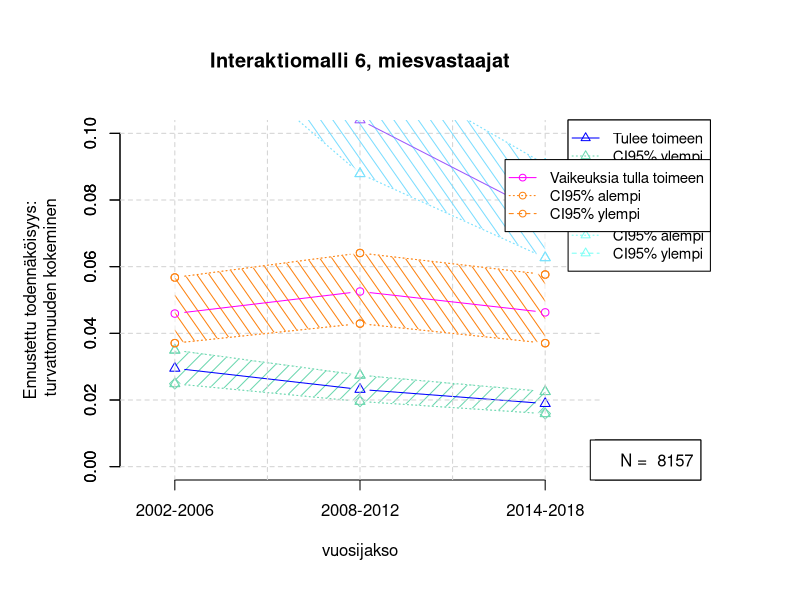
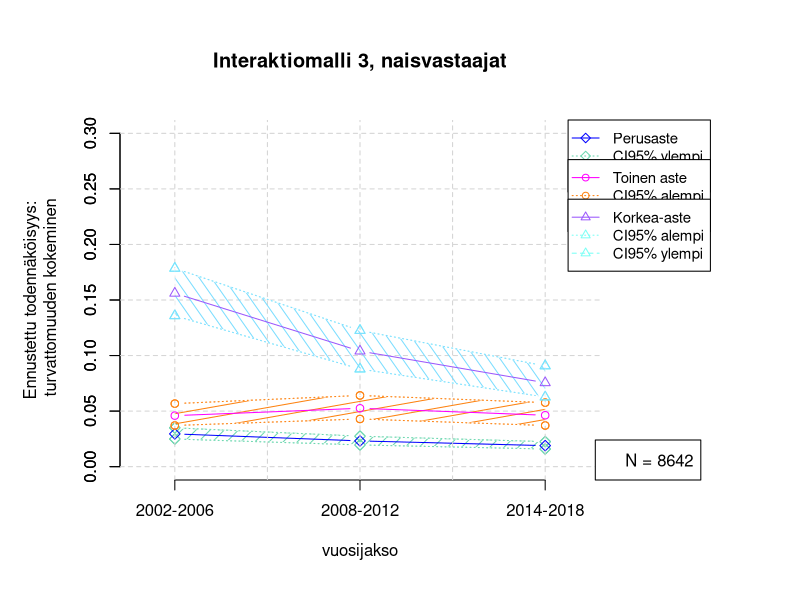

Write the R code that produced these figures, in order.



#Vuosimuuttujan muodostaminen:

x <- c(1,2,3)
levels(x) <- c("2002-2006", "2008-2012", "2014-2018")


#Ennustettujen todennäköisyyksien syöttäminen:

#interaktiomalli 1, naiset:

int1nperusmeans <- c(.22783, .22721,.21209)
int1nperuslowers <- c(.21861,.21715,.20038)
int1nperusuppers <- c( .23732,.23759,.22430)

int1ntokameans <- c(.16823,.14673,.14142)
int1ntokalowers <- c(.15955,.13974,.13464)
int1ntokauppers <- c(.17727,.15401,.14848)

int1nkorkmeans<- c(.15211,.10602,.07368)
int1nkorklowers<- c(.14348,.09831,.06740)
int1nkorkuppers <- c(.16116,.11425,.08050)

#interaktiomalli 3, naiset

int3nperusmeans <- c( .23597,.24307,.21147  )
int3nperuslowers <- c( .20930,.21617,.18368 )
int3nperusuppers <- c(  .26467, .27195,.24197 )

int3ntokameans <- c( .16309,.14538,.13910 )
int3ntokalowers <- c( .14219, .12753,.12173 )
int3ntokauppers <- c( .18620,.16511,.15835 )

int3nkorkmeans<- c(.15607,.10403, .07554  )
int3nkorklowers<- c( .13582, .08789,.06268 )
int3nkorkuppers <- c( .17853,.12260,.09070 )

#interaktiomalli 1, miehet:

int1perusmeansm <- c(  0.04316,    0.04301,    0.03952 )
int1peruslowersm <- c( 0.04035,    0.04007,    0.03645  )
int1perusuppersm <- c( 0.04615,    0.04615,    0.04285  )

int1tokameansm <- c( 0.02999,     0.02561,     0.02456  )
int1tokalowersm <- c( 0.02781,     0.02385,     0.02286  )
int1tokauppersm <- c( 0.03233,     0.02751,     0.02638  )

int1korkmeansm <- c( 0.02669,     0.01780,     0.01201  )
int1korklowersm <- c( 0.02458,     0.01618,     0.01080  )
int1korkuppersm <- c(0.02897,     0.01958,     0.01336   )

#interaktiomalli 3, miehet:

int3perusmeansm <- c( .03857,     .04030,     .03294  )
int3peruslowersm <- c( .03218,     .03366,     .02687  )
int3perusuppersm <- c( .04613,     .04815,     .04028  )

int3tokameansm <- c( .02712,      .02396,      .02311  )
int3tokalowersm <- c( .02247,      .02001,      .01927  )
int3tokauppersm <- c( .03268,      .02865,      .02769  )

int3korkmeansm <- c( .02808,      .01688,      .01226  )
int3korklowersm <- c( .02321,      .01369,      .00980  )
int3korkuppersm <- c( .03394,      .02080,      .01532  )


#Interaktiomalli 4, miehet:

int4toimeenmeansm <- c(  .03243,        .02479,        .02071  )
int4toimeenlowersm <- c(  .02687,        .02041,        .01690  )
int4toimeenuppersm <- c( .03909,        .03010,        .02536   )

int4vaikmeansm <- c( .04916,                   .05645,                   .05047   )
int4vaiklowersm <- c( .03742,                   .04363,                   .03817   )
int4vaikuppersm <- c( .06433,                   .07273,                   .06646   )


Nint4m <- 8664

#Interaktiomalli 6, miehet:

int6toimeenmeansm <- c( .02951,        .02317,        .01893   )
int6toimeenlowersm <- c( .02488,        .01956,        .01590   )
int6toimeenuppersm <- c( .03495,        .02744,        .02252   )

int6vaikmeansm <- c( .04593,                   .05255,                   .04629   )
int6vaiklowersm <- c( .03706,                   .04292,                   .03705   )
int6vaikuppersm <- c( .05675,                   .06410,                   .05764   )


Nint6m <- 8157

#Interaktiomalli 4, naiset:

int4toimeenmeansn <- c(    )
int4toimeenlowersn <- c(    )
int4toimeenuppersn <- c(    )

int4vaikmeansn <- c(    )
int4vaiklowersn <- c(    )
int4vaikuppersn <- c(    )

Nint4n <- 9165

#Interaktiomalli 6, naiset:

int6toimeenmeansn <- c(    )
int6toimeenlowersn <- c(    )
int6toimeenuppersn <- c(    )

int6vaikmeansn <- c(    )
int6vaiklowersn <- c(    )
int6vaikuppersn <- c(    )

Nint6n <- 8606


#TÄSTÄ ETEENPÄIN SYÖTETÄÄN PIIRTURIIN MUUTTUJIA:

# warnings()

#################################################
#y1-y3 1. kategoria
#y4-y6 2. kategoria:

#means y3
y3 <- int6toimeenmeansm
#lowers y2
y2 <- int6toimeenlowersm
#uppers y1
y1 <- int6toimeenuppersm

y4 <- int6vaikmeansm
y5 <- int6vaiklowersm
y6 <- int6vaikuppersm
  
#Malleissa 1-3 käytetään kolmannelle asteelle seuraavia:
#y7-y9 kolmas kategoria

y7 <- int3nkorkmeans
y8 <- int3nkorklowers
y9 <- int3nkorkuppers


dev.off()

########### MIESVASTAAJIEN SKAALA: #############

#par(oma=c(2,2,2,2))
par(mar=c(6,6,6,10))
# plottaus alkaa
plot(x, y2, type = "b", pch=5, frame = FALSE, lty= 3, lwd=1,
     col = "#6BD7AF", xlab = "vuosijakso", ylab = "Ennustettu todennäköisyys:\n turvattomuuden kokeminen", main = "Interaktiomalli 6, miesvastaajat", xlim = c(0.8,3.2),ylim=c(0,0.1), xaxt="n")
axis(1, at = c(1,2,3), labels=levels(x))
axis(2, at=seq(0,0.1,by=0.02))
#title(ylab="Ennustettu todennäköisyys:\n turvattomuuden kokeminen", line=2, cex.lab=1.2)
# Add a second line
lines(x, y1, col = "#6BD7AF", type = "b", pch=2, lty = 2, lwd=1)
polygon(c(x, rev(x)), c(y2, rev(y1)),
        col = "#6BD7AF",
        density = 10, angle = 45, border=0)
lines(x, y1, col = "#6BD7AF", type = "b", pch=2, lty = 3, lwd=1)
lines(x, y2, col = "#6BD7AF", type = "b", pch=2, lty = 3, lwd=1)
lines(x, y3, pch = 2, col = "blue", type = "b", lty = 1)



grid(nx = NULL,
     ny = NULL,
     lty = 2, col = "lightgray", lwd = 1)

#lisätään toinen aste
#värejä esim "#3CC3BD" "#FD8210"
lines(x, y5, col = "#FD8210", type = "b", pch=1, lty = 3, lwd=1)
lines(x, y6, col = "#FD8210", type = "b", pch=1, lty = 3, lwd=1)
polygon(c(x, rev(x)), c(y5, rev(y6)),
        col = "#FD8210",
        density = 10, angle = 125, border=0)
lines(x, y5, col = "#FD8210", type = "b", pch=1, lty = 3, lwd=1)
lines(x, y6, col = "#FD8210", type = "b", pch=1, lty = 3, lwd=1)
lines(x, y4, pch = 1, col = "#FF00FF", type = "b", lty = 1)


#lisätään kolmas aste
lines(x, y8, col = "#7bfff5", type = "b", pch=2, lty = 3, lwd=1)
lines(x, y9, col = "#7bfff5", type = "b", pch=2, lty = 3, lwd=1)

polygon(c(x, rev(x)), c(y8, rev(y9)),
        col = "#7bddff",
        density = 10, angle = 125, border=0)

lines(x, y8, col = "#7bddff", type = "b", pch=2, lty = 3, lwd=1)
lines(x, y9, col = "#7bddff", type = "b", pch=2, lty = 3, lwd=1)
lines(x, y7, col = "#9b58fc", type = "b", pch=2, lty = 1, lwd=1)

# Legend
legend("topright", inset=c(-0.23,0), xpd=TRUE, legend=c("Perusaste", "CI95% ylempi", "CI95% alempi"),
       col=c("blue", "#6BD7AF", "#6BD7AF"), lty = c(1,3,2), pch=5, cex=0.9)
legend("topright", inset=c(-0.23,0.11), xpd=TRUE, legend=c("Toinen aste", "CI95% alempi", "CI95% ylempi"),
       col=c("#FF00FF", "#FD8210", "#FD8210"), lty = c(1,3,2), pch=1, cex=0.9)
legend("topright", inset=c(-0.23,0.22), xpd=TRUE, legend=c("Korkea-aste", "CI95% alempi", "CI95% ylempi"),
       col=c("#9b58fc", "#7bfff5", "#7bfff5"), lty = c(1,3,2), pch=2, cex=0.9)
#legend("topright", inset=c(-0.23,0.34), xpd=TRUE, legend="(N = 8188)")

legend("bottomright",inset=c(-0.21,0), xpd=TRUE, legend="N = 8706")

################################################

#legend toimeentulon mukaan
legend("topright", inset=c(-0.23,0), xpd=TRUE, legend=c("Tulee toimeen", "CI95% ylempi", "CI95% alempi"),
       col=c("blue", "#6BD7AF", "#6BD7AF"), lty = c(1,3,2), pch=2, cex=0.9)
legend("topright", inset=c(-0.23,0.11), xpd=TRUE, legend=c("Vaikeuksia tulla toimeen", "CI95% alempi", "CI95% ylempi"),
       col=c("#FF00FF", "#FD8210", "#FD8210"), lty = c(1,3,2), pch=1, cex=0.9)
legend("bottomright",inset=c(-0.21,0), xpd=TRUE, legend=paste("N = ", Nint6m))




dev.off()

########### NAISVASTAAJIEN SKAALA:   ###########

#par(oma=c(2,2,2,2))
par(mar=c(6,6,6,10))
# plottaus alkaa
plot(x, y2, type = "b", pch=5, frame = FALSE, lty= 3, lwd=1,
     col = "#6BD7AF", xlab = "vuosijakso", ylab = "Ennustettu todennäköisyys:\n turvattomuuden kokeminen", main = "Interaktiomalli 3, naisvastaajat", xlim = c(0.8,3.2),ylim=c(0,0.3), xaxt="n")
axis(1, at = c(1,2,3), labels=levels(x))
axis(2, at=seq(0,0.3,by=0.05))
#title(ylab="Ennustettu todennäköisyys:\n turvattomuuden kokeminen", line=2, cex.lab=1.2)
# Add a second line
lines(x, y1, col = "#6BD7AF", type = "b", pch=5, lty = 2, lwd=1)
polygon(c(x, rev(x)), c(y2, rev(y1)),
        col = "#6BD7AF",
        density = 10, angle = 45, border=0)
lines(x, y1, col = "#6BD7AF", type = "b", pch=5, lty = 3, lwd=1)
lines(x, y2, col = "#6BD7AF", type = "b", pch=5, lty = 3, lwd=1)
lines(x, y3, pch = 5, col = "blue", type = "b", lty = 1)



grid(nx = NULL,
     ny = NULL,
     lty = 2, col = "lightgray", lwd = 1)

#lisätään toinen aste
#värejä esim "#3CC3BD" "#FD8210"
lines(x, y5, col = "#FD8210", type = "b", pch=1, lty = 3, lwd=1)
lines(x, y6, col = "#FD8210", type = "b", pch=1, lty = 3, lwd=1)
polygon(c(x, rev(x)), c(y5, rev(y6)),
        col = "#FD8210",
        density = 10, angle = 10, border=0)
lines(x, y5, col = "#FD8210", type = "b", pch=1, lty = 3, lwd=1)
lines(x, y6, col = "#FD8210", type = "b", pch=1, lty = 3, lwd=1)
lines(x, y4, pch = 1, col = "#FF00FF", type = "b", lty = 1)


#lisätään kolmas aste
lines(x, y8, col = "#7bfff5", type = "b", pch=2, lty = 3, lwd=1)
lines(x, y9, col = "#7bfff5", type = "b", pch=2, lty = 3, lwd=1)

polygon(c(x, rev(x)), c(y8, rev(y9)),
        col = "#7bddff",
        density = 10, angle = 125, border=0)

lines(x, y8, col = "#7bddff", type = "b", pch=2, lty = 3, lwd=1)
lines(x, y9, col = "#7bddff", type = "b", pch=2, lty = 3, lwd=1)
lines(x, y7, col = "#9b58fc", type = "b", pch=2, lty = 1, lwd=1)

# Legend
legend("topright", inset=c(-0.23,0), xpd=TRUE, legend=c("Perusaste", "CI95% ylempi", "CI95% alempi"),
       col=c("blue", "#6BD7AF", "#6BD7AF"), lty = c(1,3,2), pch=5, cex=0.9)
legend("topright", inset=c(-0.23,0.11), xpd=TRUE, legend=c("Toinen aste", "CI95% alempi", "CI95% ylempi"),
       col=c("#FF00FF", "#FD8210", "#FD8210"), lty = c(1,3,2), pch=1, cex=0.9)
legend("topright", inset=c(-0.23,0.22), xpd=TRUE, legend=c("Korkea-aste", "CI95% alempi", "CI95% ylempi"),
       col=c("#9b58fc", "#7bfff5", "#7bfff5"), lty = c(1,3,2), pch=2, cex=0.9)
legend("bottomright",inset=c(-0.21,0), xpd=TRUE, legend="N = 8642")


#####################################################

dev.off()






par(plot.new())


warnings()